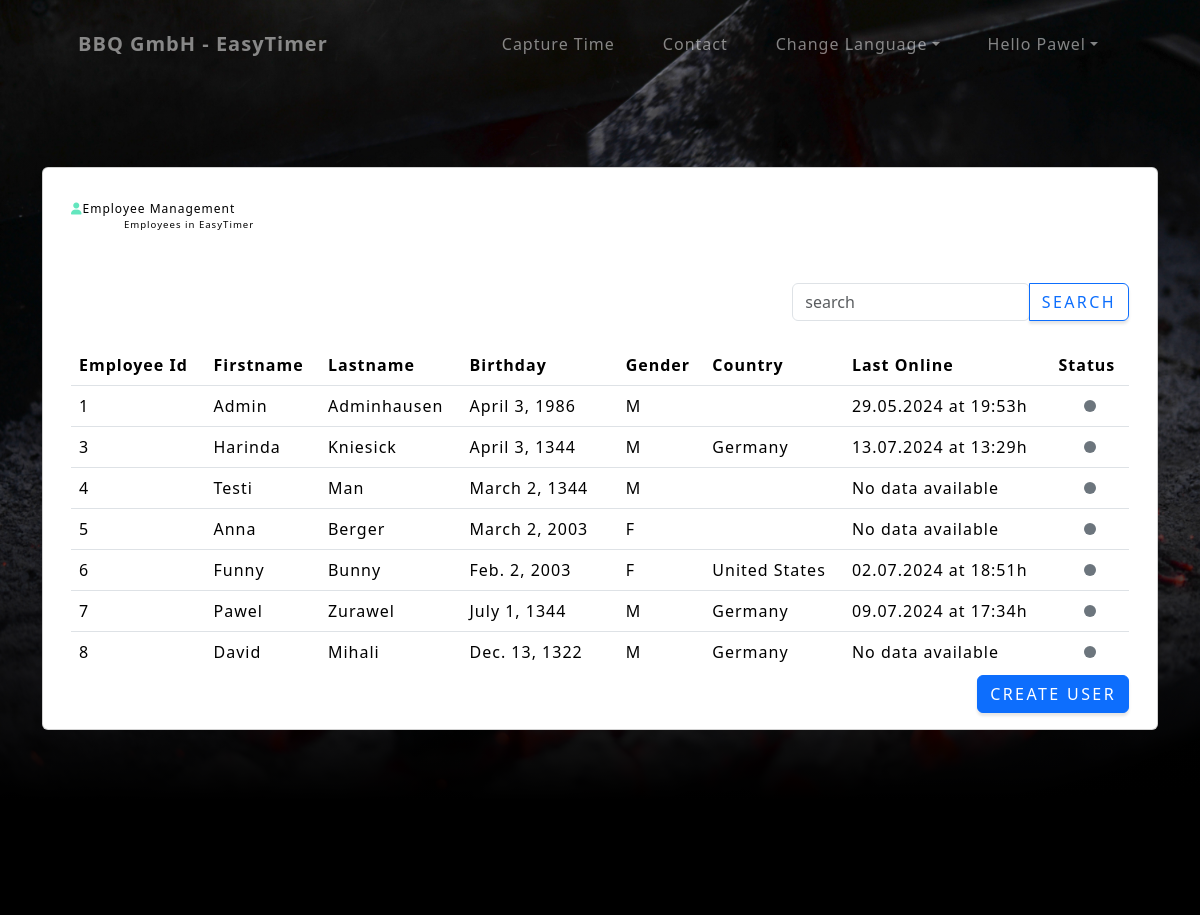
/employeeManagement/ (signed in, upper part), run on an earlier commit of the app's database.
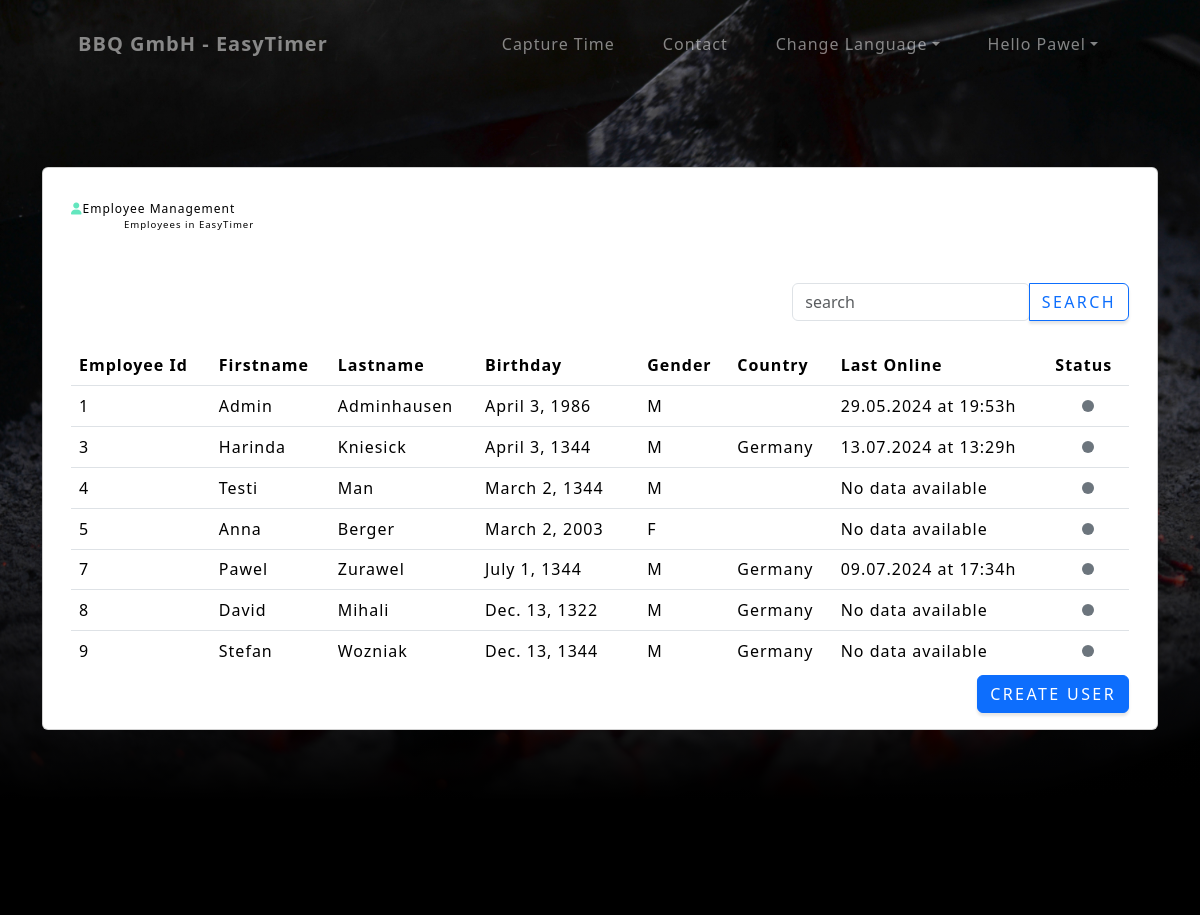
And on a later commit of the database.
### bbq_gmbh_app/models.py (models this page shows, shortened)
class Mitarbeiter(AbstractUser):
    ROLE_CHOICES = [
        ('User', 'User'),
        ('Hr', 'HR'),
        ('Admin', 'Admin'),
    ]
    WOCHENARBEITSZEIT_CHOICES = [
        (timedelta(hours=40), '40:00'),
        (timedelta(hours=35), '35:00'),
        (timedelta(hours=30), '30:00'),
    ]
    username = None
    email = models.EmailField(_('email address'), unique=True)
    role = models.CharField(max_length=20, choices=ROLE_CHOICES, blank=True, null=True)
    must_change_password = models.BooleanField(default=True)
    birthday = models.DateField(null=True, blank=True)
    first_name = models.CharField(max_length=30, blank=True, null=True)
    last_name = models.CharField(max_length=30, blank=True, null=True)
    gender = models.CharField(max_length=1, choices=[('M', 'Male'), ('F', 'Female'), ('O', 'Other')], blank=True, null=True)
    adresse = models.ForeignKey('Adresse', on_delete=models.PROTECT, null=True, blank=True)
    wochenarbeitszeit = models.DurationField(choices=WOCHENARBEITSZEIT_CHOICES, blank=True, null=True)
    USERNAME_FIELD = 'email'
    REQUIRED_FIELDS = []
    objects = MitarbeiterManager()

class Arbeitsstunden(models.Model):
    PAUSE_CHOICES = [
    (timedelta(hours=1), '1:00'),
    (timedelta(minutes=45), '0:45'),
    (timedelta(minutes=30), '0:30'),
    (timedelta(minutes=15), '0:15'),
    (timedelta(minutes=0), '0:00'),
    ]
    mitarbeiter = models.ForeignKey(Mitarbeiter, on_delete=models.CASCADE)
    datum = models.DateField(blank=True, null=True)
    beginn = models.TimeField(blank=True, null=True)
    ende = models.TimeField(blank=True, null=True)
    status = models.BooleanField(default=False)
    pause = models.DurationField(choices=PAUSE_CHOICES, default=timedelta(hours=1))
    arbeitszeitTag = models.DurationField(default=timedelta())
    minArbeitszeitTag = models.DurationField(default=timedelta())
    maxArbeitszeitTag = models.DurationField(default=timedelta(hours=10))
    averageArbeitszeit = models.DurationField(default=timedelta())
    gleitzeitTag = models.DurationField(default=timedelta())
    ueberstunden = models.DurationField(default=timedelta())
    arbeitszeitGes = models.DurationField(default=timedelta())

class Adresse(models.Model):
    strasse = models.CharField(max_length=100)
    stadt = models.CharField(max_length=100)
    plz = models.CharField(max_length=10)
    land = CountryField(default='DE')

### bbq_gmbh_app/views.py (the view)
# urls.py: path('employeeManagement/', views.employeeManagement, name='employeeManagement'),
@login_required(login_url='signin')
def employeeManagement(request):
    users = Mitarbeiter.objects.all()
    if request.user.role == 'Admin':
        role = True
    else:
        role = False
    return render(request, 'bbq_gmbh_app/employeeManagement.html', {'users': users, 'role': role})

### bbq_gmbh_app/templates/bbq_gmbh_app/employeeManagement.html (shortened to what the changed rows need)
{% extends 'base.html' %}
{% load static %}
{% load i18n %}
{% block content %}
<header class="masthead">
    <div class="container">
        <div class="card_empl_mng">
            <div class="card" id="myElement">
                <div class="card-body">
                    <div class="container mt-3">
                        <br>
                        <div class="table-responsive" style="max-height: 40vh; overflow: auto;">
                          <table class="table table-hover">
                            <thead>
                              <tr>
                                <th style="position: sticky; top: 0; background: white;">{% trans 'employeeManagementID_4' %}</th>
                                <th style="position: sticky; top: 0; background: white;">{% trans 'employeeManagementID_5' %}</th>
                                <th style="position: sticky; top: 0; background: white;">{% trans 'employeeManagementID_6' %}</th>
                                <th style="position: sticky; top: 0; background: white;">{% trans 'employeeManagementID_7' %}</th>
                                <th style="position: sticky; top: 0; background: white;">{% trans 'employeeManagementID_8' %}</th>
                                <th style="position: sticky; top: 0; background: white;">{% trans 'employeeManagementID_9' %}</th>
                                <th style="position: sticky; top: 0; background: white;">{% trans 'employeeManagementID_14' %}</th>
                                <th style="position: sticky; top: 0; background: white;">{% trans 'employeeManagementID_15' %}</th>
                              </tr>
                            </thead>
                            <tbody>
                              {% if request.user.is_authenticated %}
                                {% for user in users %}
                                  <tr data-href="{% url 'userDetail' user.id %}">
                                    {% if user.is_active or role %}
                                      <td>{{ user.id }}</td>
                                      <td>{{ user.first_name }}</td>
                                      <td>{{ user.last_name }}</td>
                                      <td>{{ user.birthday }}</td>
                                      <td>{{ user.gender }}</td>
                                      <td>{{ user.adresse.land.name }}</td>
                                      {% if user.arbeitsstunden_set.last.datum %}
                                        <td>{{ user.arbeitsstunden_set.last.datum|date:"d.m.Y" }} {% trans 'employeeManagementID_16' %} {{ user.arbeitsstunden_set.last.beginn|time:"H:i" }}{% trans 'employeeManagementID_17' %}</td>
                                      {% else %}
                                        <td>No data available</td>
                                      {% endif %}
                                      {% if user.arbeitsstunden_set.last.status %}
                                        <td style="text-align: center; vertical-align: middle;"><span class="dot dot_online"></span></td>
                                      {% else %}
                                        <td style="text-align: center; vertical-align: middle;"><span class="dot bg-secondary"></span></td>
                                      {% endif %}
                                    {% endif %}
                                  </tr>
                                  {% empty %}
                                  <tr>
                                      <td colspan="8">{% trans 'employeeManagementID_10' %}</td>
                                  </tr>
                                {% endfor %}
                              {% else %}
                                <tr>
                                    <td colspan="8">{% trans 'employeeManagementID_11' %}</td>
                                </tr>
                              {% endif %}
                            </tbody>
                          </table>
                        </div>
                      </div>
                </div>
              </div>
        </div>
    </div>
</header>
{% endblock content %}

### bbq_gmbh_app/templates/bbq_gmbh_app/_navbar.html (shortened to what this page needs)
{% load i18n %}
<nav class="navbar navbar-expand-lg navbar-light fixed-top" id="mainNav">
    <div class="container px-4 px-lg-5">
        <a class="navbar-brand" href="{% url 'home'%}">BBQ GmbH - EasyTimer</a>
        {% if request.user.is_authenticated %}
            <div class="collapse navbar-collapse" id="navbarResponsive">
                <ul class="navbar-nav ms-auto">
                    <li class="nav-item"><a class="nav-link" href="{% url 'home'%}">{% trans 'navbarID_1' %}</a></li>
                    <li class="nav-item"><a class="nav-link" href="#contact">{% trans 'navbarID_2' %}</a></li>
                    <div class="nav-item dropdown">
                        <a class="nav-link dropdown-toggle" href="#" role="button" data-bs-toggle="dropdown" >{% trans 'indexID_2' %}</a>
                    </div>
                    <li class="nav-item dropdown">
                        <a class="nav-link dropdown-toggle" href="#" role="button" data-bs-toggle="dropdown" id="userDropdown">Hello {{ request.user.first_name }}</a>
                    </li>
                </ul>
            </div>
        {% endif %}
    </div>
</nav>

What changed in the data, as far as the page shows it:
no longer on this page (row edited): Mitarbeiter: id "6", first_name "Funny", last_name "Bunny", birthday "Feb. 2, 2003", gender "F", adresse.land.name "United States", arbeitsstunden_set.last.datum "02.07.2024", arbeitsstunden_set.last.beginn "18:51"
now on this page (row unchanged): Mitarbeiter: id "9", first_name "Stefan", last_name "Wozniak", birthday "Dec. 13, 1344", gender "M", adresse.land.name "Germany", shows "No data available"
